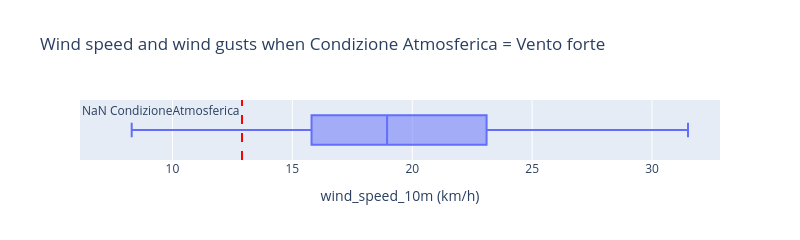
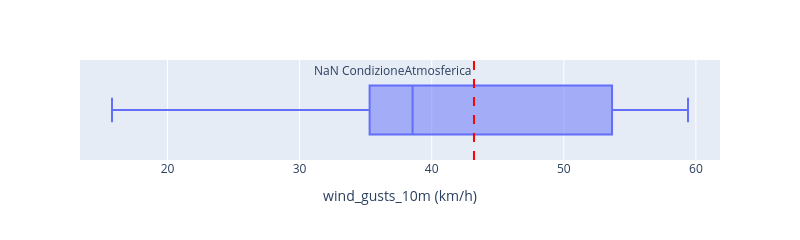

The notebook cell saved with these charts, in order:
### Code cell
# Filter only "Vento forte"
df_vento_forte = df_merged[df_merged['CondizioneAtmosferica'] == 'Vento forte']

# Calculate mean wind speed where CondizioneAtmosferica is NaN
vline_value = df_merged.loc[df_merged['CondizioneAtmosferica'].isna(),
                            'wind_speed_10m (km/h)'].mean()

# Build box plot
fig_windspeed_ventoforte = px.box(
    df_vento_forte,
    x="wind_speed_10m (km/h)",
    width=800,
    height=200,
    title='Wind speed and wind gusts when Condizione Atmosferica = Vento forte'
)

# Add red vertical line
fig_windspeed_ventoforte.add_vline(
    x=vline_value,
    line_color="red",
    line_dash="dash",
    line_width=2,
    annotation_text="NaN CondizioneAtmosferica",
    annotation_position="top left"
)

# Calculate mean wind speed where CondizioneAtmosferica is NaN
vline_value_gusts = df_merged.loc[df_merged['CondizioneAtmosferica'].isna(),
                                  'wind_gusts_10m (km/h)'].mean()

# Build box plot
fig_windgusts_ventoforte = px.box(
    df_vento_forte,
    x='wind_gusts_10m (km/h)',
    width=800,
    height=200
)

# Add red vertical line
fig_windgusts_ventoforte.add_vline(
    x=vline_value_gusts,
    line_color="red",
    line_dash="dash",
    line_width=2,
    annotation_text="NaN CondizioneAtmosferica",
    annotation_position="top left"
)

fig_windspeed_ventoforte.show()
fig_windgusts_ventoforte.show()

### Figure 1 — Plotly figure (JSON) as saved in the notebook; plotly's stock layout.template omitted (floating-point values rounded to 4 significant figures)
{"data": [{"alignmentgroup": "True", "hovertemplate": "wind_speed_10m (km/h)=%{x}<extra></extra>", "legendgroup": "", "marker": {"color": "#636efa"}, "name": "", "notched": false, "offsetgroup": "", "orientation": "h", "showlegend": false, "type": "box", "x": [15.8, 15.8, 15.8, 22.1, 22.7, 8.3, 31.5, 23.5], "x0": " ", "xaxis": "x", "y0": " ", "yaxis": "y"}], "layout": {"annotations": [{"showarrow": false, "text": "NaN CondizioneAtmosferica", "x": 12.9, "xanchor": "right", "xref": "x", "y": 1, "yanchor": "top", "yref": "y domain"}], "boxmode": "group", "height": 200, "legend": {"tracegroupgap": 0}, "shapes": [{"line": {"color": "red", "dash": "dash", "width": 2}, "type": "line", "x0": 12.9, "x1": 12.9, "xref": "x", "y0": 0, "y1": 1, "yref": "y domain"}], "title": {"text": "Wind speed and wind gusts when Condizione Atmosferica = Vento forte"}, "width": 800, "xaxis": {"anchor": "y", "domain": [0, 1], "title": {"text": "wind_speed_10m (km/h)"}}, "yaxis": {"anchor": "x", "domain": [0, 1]}}}

### Figure 2 — Plotly figure (JSON) as saved in the notebook; plotly's stock layout.template omitted (floating-point values rounded to 4 significant figures)
{"data": [{"alignmentgroup": "True", "hovertemplate": "wind_gusts_10m (km/h)=%{x}<extra></extra>", "legendgroup": "", "marker": {"color": "#636efa"}, "name": "", "notched": false, "offsetgroup": "", "orientation": "h", "showlegend": false, "type": "box", "x": [35.3, 35.3, 35.3, 48.6, 41.8, 15.8, 59.4, 58.7], "x0": " ", "xaxis": "x", "y0": " ", "yaxis": "y"}], "layout": {"annotations": [{"showarrow": false, "text": "NaN CondizioneAtmosferica", "x": 43.2, "xanchor": "right", "xref": "x", "y": 1, "yanchor": "top", "yref": "y domain"}], "boxmode": "group", "height": 200, "legend": {"tracegroupgap": 0}, "margin": {"t": 60}, "shapes": [{"line": {"color": "red", "dash": "dash", "width": 2}, "type": "line", "x0": 43.2, "x1": 43.2, "xref": "x", "y0": 0, "y1": 1, "yref": "y domain"}], "width": 800, "xaxis": {"anchor": "y", "domain": [0, 1], "title": {"text": "wind_gusts_10m (km/h)"}}, "yaxis": {"anchor": "x", "domain": [0, 1]}}}
